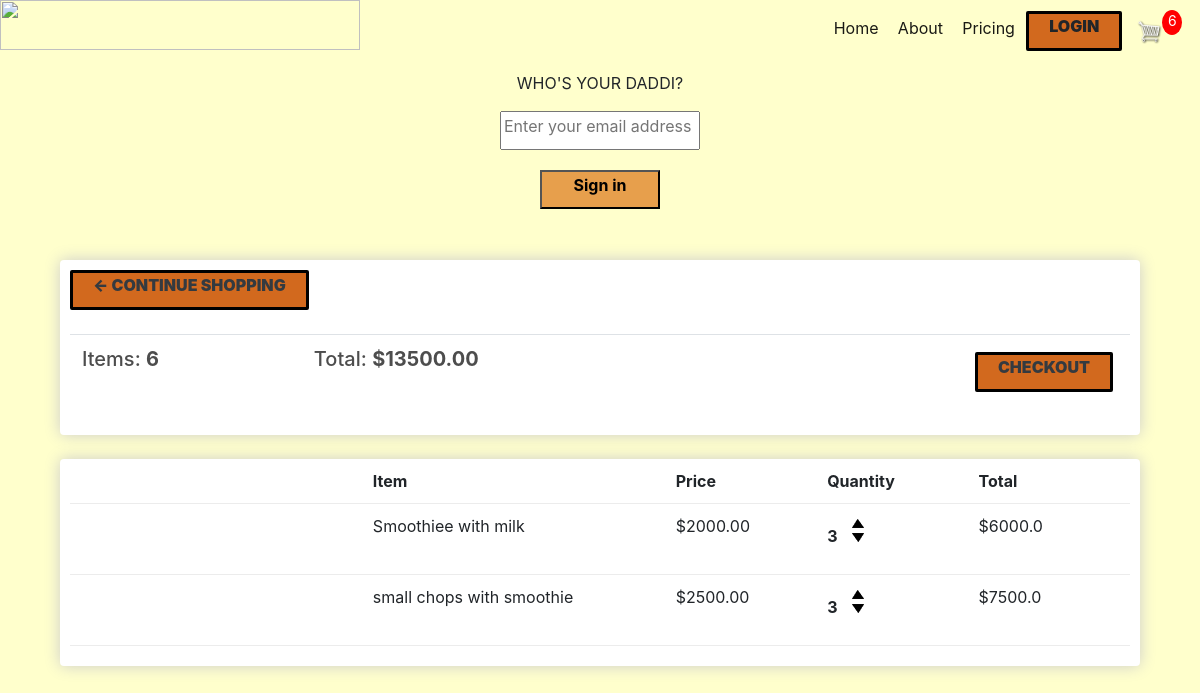
The app's page /cart/ (signed in) with its own data.
### smoothie/models.py (models this page shows, shortened)
class Order(models.Model):
    customer=models.ForeignKey(Customer, null=True,on_delete=models.SET_NULL,blank=True)
    complete = models.BooleanField(default=False,null=True,blank=False)
    transaction_id = models.CharField(max_length=200)
    created_at=models.DateTimeField(auto_now_add=True,)
    updated_at=models.DateTimeField(auto_now=True)
    @property
    def get_cart_total(self):
        orderitems=self.orderitem_set.all()
        total= sum([item.get_total for item in orderitems])
        return total
    @property
    def get_cart_items(self):
        orderitems=self.orderitem_set.all()
        total= sum([item.quantity for item in orderitems])
        return total

class OrderItem(models.Model):
    product=models.ForeignKey(Products,on_delete=models.SET_NULL,null=True,blank=True)
    order= models.ForeignKey(Order,on_delete=models.SET_NULL,null=True)
    quantity = models.IntegerField(null=True,default=0)
    created_at = models.DateTimeField(auto_now_add=True)
    updated_at = models.DateTimeField(auto_now=True)
    @property
    def get_total(self):
        total = self.product.price *  self.quantity
        return total

class Products(models.Model):
    name=models.CharField(max_length=50)
    about=models.TextField()
    price= models.FloatField()
    image=models.ImageField(upload_to='Product_pics')
    digital = models.BooleanField(default=False,null=True,blank=False)

### smoothie/views.py (the view)
# urls.py: path('cart/',views.cart, name='cart'),
def cart(request):
    data = cartData(request)
    items = data['items']
    order = data['order']
    cartItems = data['cartItems']
    context={'items':items,'order':order,'cartItems':cartItems}
    return render(request, 'smoothie/cart.html',context)

### smoothie/utils.py (called while the page is built)
def cartData(request):
    if request.user.is_authenticated:
        customer = request.user.customer
        order,created = Order.objects.get_or_create(customer=customer,complete=False)
        items = order.orderitem_set.all()
        cartItems=order.get_cart_items
    else:
       cookieData = cookieCart(request)
       cartItems = cookieData['cartItems']
       order = cookieData['order']
       items = cookieData['items']
    return {'items':items,'order':order,'cartItems':cartItems}

### smoothie/templates/smoothie/cart.html (shortened to what this page needs)
{%extends 'smoothie/main.html'%}{%load static%}
{%block content%}
<div class="container">
<div class="col-lg-12">
    <div class="box-element">
        <a class="btn btn-outline-dark" href=" {% url 'smoothie-home' %}">&#x2190; Continue Shopping</a>
        <br>
        <br>
        <table class="table">
            <tr>
                <th><h5>Items: <strong>{{order.get_cart_items}}</strong></h5></th>
                <th><h5>Total: <strong>${{order.get_cart_total|floatformat:2}}</strong></h5></th>
                <th>
                    <a style="float:right; margin: 5px;" class="btn btn-success btn-outline-dark" href="{% url 'checkout'  %}">Checkout</a>
                </th>
            </tr>
        </table>
    </div>
    <br>
    <div class="box-element">
        <div class="cart-row">
            <div style="flex:2"></div>
            <div style="flex:2"><strong>Item</strong></div>
            <div style="flex:1"><strong>Price</strong></div>
            <div style="flex:1"><strong>Quantity</strong></div>
            <div style="flex:1"><strong>Total</strong></div>
        </div>
        {% for item in items %}
        <div class="cart-row">
            <div style="flex:2"><img class="row-image" src="{{item.product.image.url}} " alt=""> </div>
            <div style="flex:2">{{item.product.name}}</div>
            <div style="flex:1">${{item.product.price|floatformat:2}}</div>
            <div style="flex:1">
            <p class="quantity">{{item.quantity}}</p>
            <div class="quantity">
                <img  class="chg-quantity update-cart" data-product={{item.product.id}} data-action="add"   src="{% static  'images/arrow-up.png' %}">
                <img class="chg-quantity update-cart" data-product={{item.product.id}} data-action="remove" src="{% static  'images/arrow-down.png' %}">
            </div>
            </div>
            <div style="flex:1">${{item.get_total}}</div>
        </div>
        {% endfor %}
    </div>
</div>
</div>
{%endblock content%}

### static/css/main.css (style rules this page uses)
body { background-color: #ffffcc; }
h1,h2,h3,h4,h5,h6 { color:hsl(0, 0%, 30%); }
.box-element { box-shadow:hsl(0, 0%, 80%) 0 0 16px; background-color: #fff; border-radius: 4px; padding: 10px; }
.col-lg-4, .col-lg-6, .col-lg-8, .col-lg-12 { margin-top: 10px; }
.btn { border-radius: 0; }
.cart-row { display: flex; align-items: flex-stretch; padding-bottom: 10px; margin-bottom: 10px; border-bottom: 1px solid #ececec; }
.quantity { display: inline-block; font-weight: 700; padding-right:10px; }
.chg-quantity { width: 12px; cursor: pointer; display: block; margin-top: 5px; transition:.1s; }
a:link { text-decoration: none; }
.btn { padding: 0 20px; height: 40px; font-size: 1em; font-weight: 900; text-transform: uppercase; border: 3px black solid; border-radius: 2px; background: transparent; cursor: pointer; background-color: chocolate; align-items: center; }

### records on screen
Order: get_cart_items "6", get_cart_total "13500.00"
OrderItem: product.name "Smoothiee with milk", product.price "2000.00", quantity "3", get_total "6000.0"
OrderItem: product.name "small chops with smoothie", product.price "2500.00", quantity "3", get_total "7500.0"

### other values on screen
{{ cartItems }} "6"
